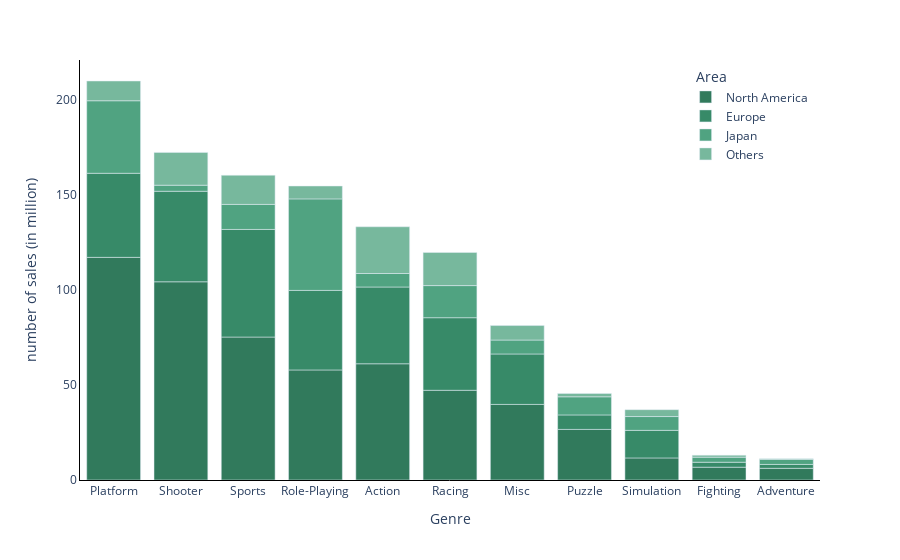

Notebook source saved alongside this figure:
### Markdown cell above
### (b) Variabel Varianten
In diesem Aufgabenteil sollen Sie das Diagramm aus (a) so erweitern, dass es Variationen in den visuellen Variablen erlaubt, also etwa eine andere Farbe, andere Formen, ein anderes Layout oder aber textuelle Ergänzungen. Erzeugen Sie einen Screenshot des Diagrammes und fügen Sie diesen in das Lösungs-pdf ein. (5 P.)

### Code cell
def stacked_bar_chart_plotly(main_filter, sales_filter, color_choice):
    if color_choice == 'green':
        colortheme = ['#317a5c','#378a68','#50a381', '#77b89d']
    else:
        colortheme = ['#1a889d', '#4da3b3', '#80bdc9', '#b3d7de']
    # extract and copy date from df
    df_bar = df[[main_filter,'North America', 'Europe', 'Japan', 'Others', 'Global']]
    df_bar = df_bar[df_bar['Global'] > sales_filter]

    # group by filter and sort by global sales
    df_bar_grouped = df_bar.groupby([main_filter]).sum()
    df_bar_grouped = df_bar_grouped.sort_values(by=['Global'], ascending=False)

    #main filter as column
    df_bar_grouped.reset_index(inplace=True)
    df_bar_grouped = df_bar_grouped.rename(columns = {'index':main_filter})


    # Global Sales not shown
    df_bar_grouped = df_bar_grouped [[main_filter, 'North America', 'Europe', 'Japan', 'Others']]

    fig = px.bar(df_bar_grouped, x=main_filter, y=['North America', 'Europe', 'Japan', 'Others'], color_discrete_sequence= colortheme)
    fig.update_layout(plot_bgcolor='white',paper_bgcolor='white')
    fig.update_xaxes(showline=True, linewidth=1, linecolor='black')
    fig.update_yaxes(showline=True, linewidth=1, linecolor='black', title = 'number of sales (in million)')

    fig.update_layout(legend=dict(
    title = '  Area',
    yanchor="top",
    y=0.99,
    xanchor="right",
    x=0.99
))
    fig.show()

stacked_bar_chart_plotly('Genre', 10, 'green')

### Figure 1 — Plotly figure (JSON) as saved in the notebook; plotly's stock layout.template omitted (floating-point values rounded to 4 significant figures)
{"data": [{"alignmentgroup": "True", "hovertemplate": "variable=North America<br>Genre=%{x}<br>value=%{y}<extra></extra>", "legendgroup": "North America", "marker": {"color": "#317a5c", "pattern": {"shape": ""}}, "name": "North America", "offsetgroup": "North America", "orientation": "v", "showlegend": true, "textposition": "auto", "x": ["Platform", "Shooter", "Sports", "Role-Playing", "Action", "Racing", "Misc", "Puzzle", "Simulation", "Fighting", "Adventure"], "xaxis": "x", "y": [117.2, 104.4, 75.27, 57.95, 61.19, 47.24, 39.8, 26.64, 11.62, 6.75, 6.16], "yaxis": "y", "type": "bar"}, {"alignmentgroup": "True", "hovertemplate": "variable=Europe<br>Genre=%{x}<br>value=%{y}<extra></extra>", "legendgroup": "Europe", "marker": {"color": "#378a68", "pattern": {"shape": ""}}, "name": "Europe", "offsetgroup": "Europe", "orientation": "v", "showlegend": true, "textposition": "auto", "x": ["Platform", "Shooter", "Sports", "Role-Playing", "Action", "Racing", "Misc", "Puzzle", "Simulation", "Fighting", "Adventure"], "xaxis": "x", "y": [44.27, 47.67, 56.65, 41.88, 40.42, 38.21, 26.55, 7.62, 14.52, 2.61, 2.04], "yaxis": "y", "type": "bar"}, {"alignmentgroup": "True", "hovertemplate": "variable=Japan<br>Genre=%{x}<br>value=%{y}<extra></extra>", "legendgroup": "Japan", "marker": {"color": "#50a381", "pattern": {"shape": ""}}, "name": "Japan", "offsetgroup": "Japan", "orientation": "v", "showlegend": true, "textposition": "auto", "x": ["Platform", "Shooter", "Sports", "Role-Playing", "Action", "Racing", "Misc", "Puzzle", "Simulation", "Fighting", "Adventure"], "xaxis": "x", "y": [38.18, 3.19, 13.18, 48.18, 7.11, 16.91, 7.33, 9.54, 7.26, 2.66, 2.69], "yaxis": "y", "type": "bar"}, {"alignmentgroup": "True", "hovertemplate": "variable=Others<br>Genre=%{x}<br>value=%{y}<extra></extra>", "legendgroup": "Others", "marker": {"color": "#77b89d", "pattern": {"shape": ""}}, "name": "Others", "offsetgroup": "Others", "orientation": "v", "showlegend": true, "textposition": "auto", "x": ["Platform", "Shooter", "Sports", "Role-Playing", "Action", "Racing", "Misc", "Puzzle", "Simulation", "Fighting", "Adventure"], "xaxis": "x", "y": [10.4, 17.27, 15.36, 6.78, 24.61, 17.45, 7.64, 1.76, 3.63, 1.02, 0.29], "yaxis": "y", "type": "bar"}], "layout": {"xaxis": {"anchor": "y", "domain": [0.0, 1.0], "title": {"text": "Genre"}, "showline": true, "linewidth": 1, "linecolor": "black"}, "yaxis": {"anchor": "x", "domain": [0.0, 1.0], "title": {"text": "number of sales (in million)"}, "showline": true, "linewidth": 1, "linecolor": "black"}, "legend": {"title": {"text": "  Area"}, "tracegroupgap": 0, "yanchor": "top", "y": 0.99, "xanchor": "right", "x": 0.99}, "margin": {"t": 60}, "barmode": "relative", "plot_bgcolor": "white", "paper_bgcolor": "white"}}
